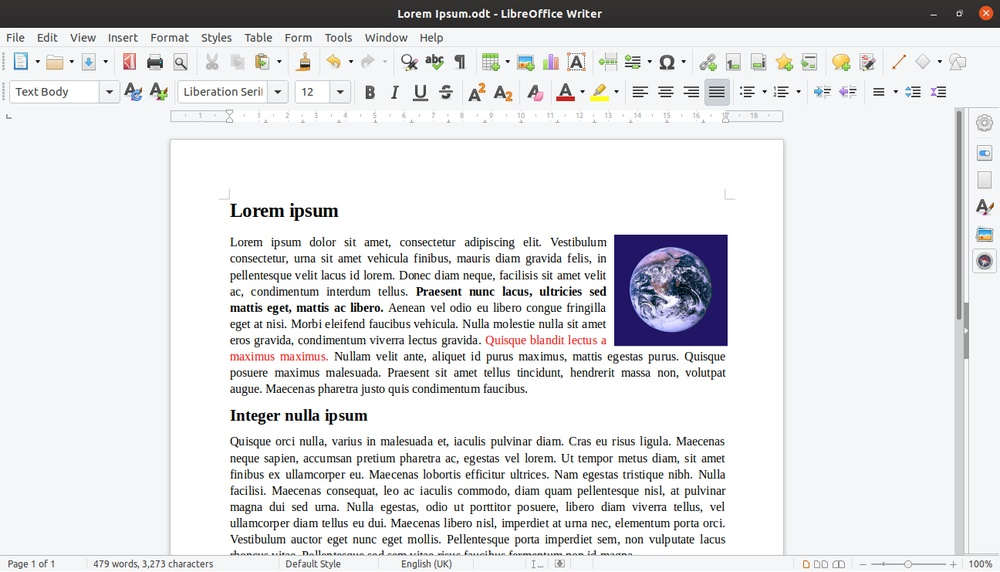
#> input picture belge/belge.jpg, 1000 x 572 px, shrunk from 1296 x 741 before the run
$ python belge.py
#> lines starting #> are read from the running program, lines starting #| are printed output that depends on the picture; after the words box and inside, x2 and y2 are one past the last pixel; in counts of white or black regions, pixels touching at a corner belong together
import cv2

img = cv2.imread('belge.jpg', 0)
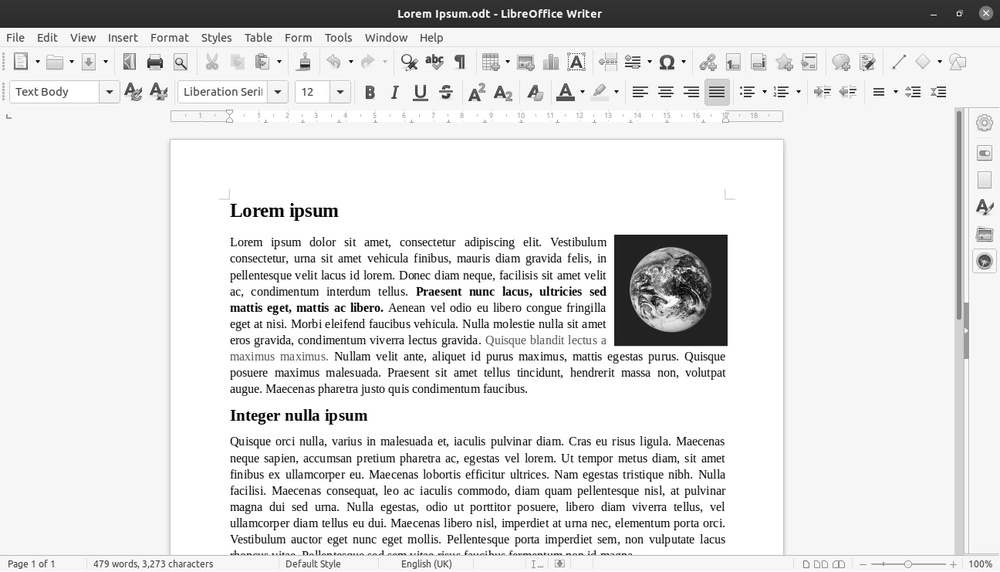
#> img: shape (572, 1000); min 0, max 255, mean 225.5

# 127'den küçükleri 0 (Siyah),
# Büyükleri 255 (Beyaz) yap:
_, binary = cv2.threshold(
    img, 127, 255,
    cv2.THRESH_BINARY
)
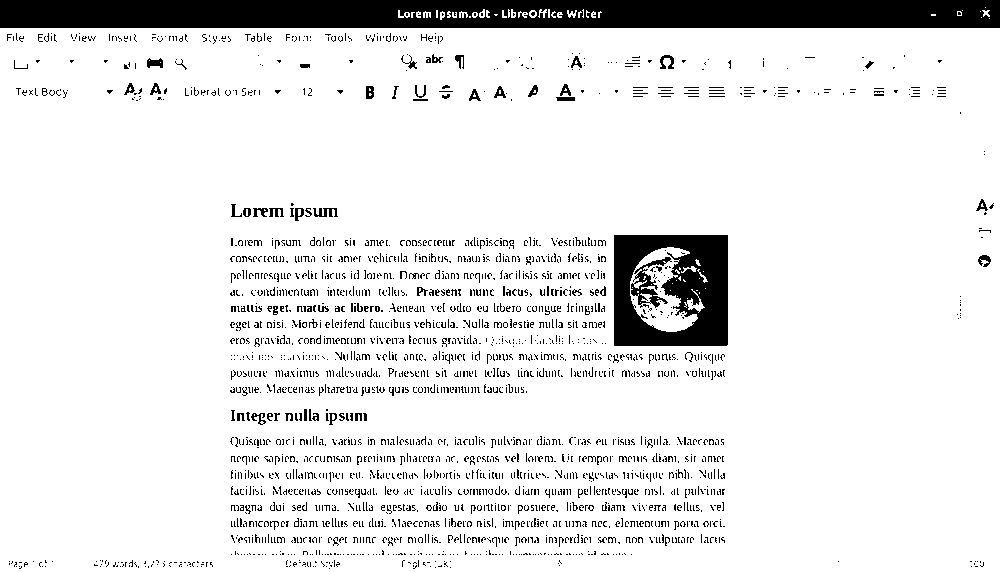
#> binary: shape (572, 1000); 90% white; 2421 black regions (2289 under 20 px), largest, box (x1, y1, x2, y2) and area: (0, 0, 1000, 28) 27171, (614, 235, 728, 346) 9053, (631, 257, 672, 308) 667

# Otomatik Akıllı Eşik (Otsu)
_, otsu = cv2.threshold(
    img, 0, 255,
    cv2.THRESH_BINARY + cv2.THRESH_OTSU
)
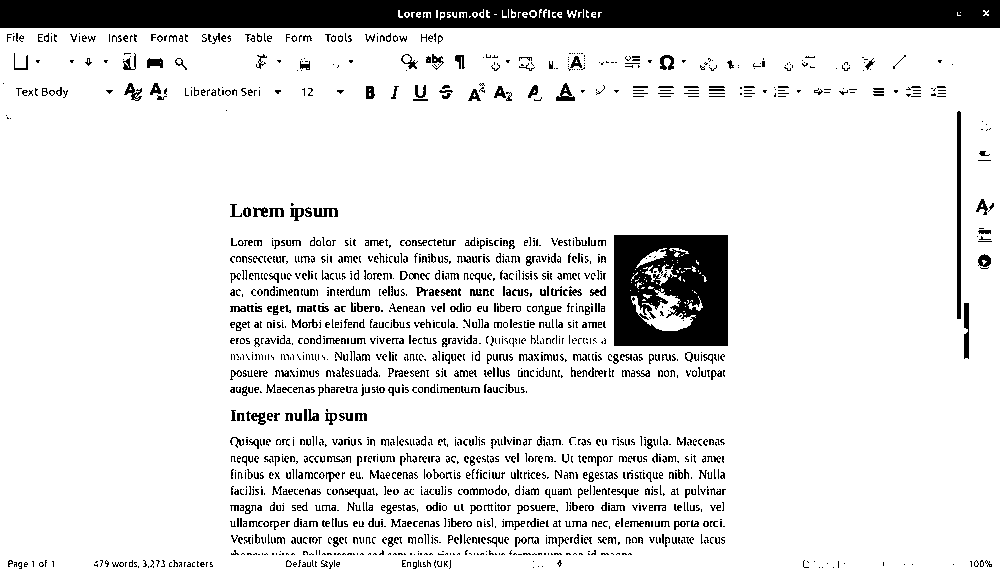
#> otsu: shape (572, 1000); 88.2% white; 1823 black regions (1335 under 20 px), largest, box (x1, y1, x2, y2) and area: (0, 0, 1000, 28) 27312, (614, 235, 728, 346) 10727, (957, 111, 961, 319) 830
# --- Sonuçları Ekranda Gösterme ---

# Orijinal resmi göster
cv2.imshow('Orijinal Resim', img)

# Manuel eşikleme sonucunu göster
cv2.imshow('Manuel Esikleme (127)', binary)

# Otsu sonucunu göster
cv2.imshow('Otsu Esikleme', otsu)

# Bir tuşa basana kadar pencereleri açık tut
cv2.waitKey(0)

# Tüm pencereleri kapat
cv2.destroyAllWindows()
